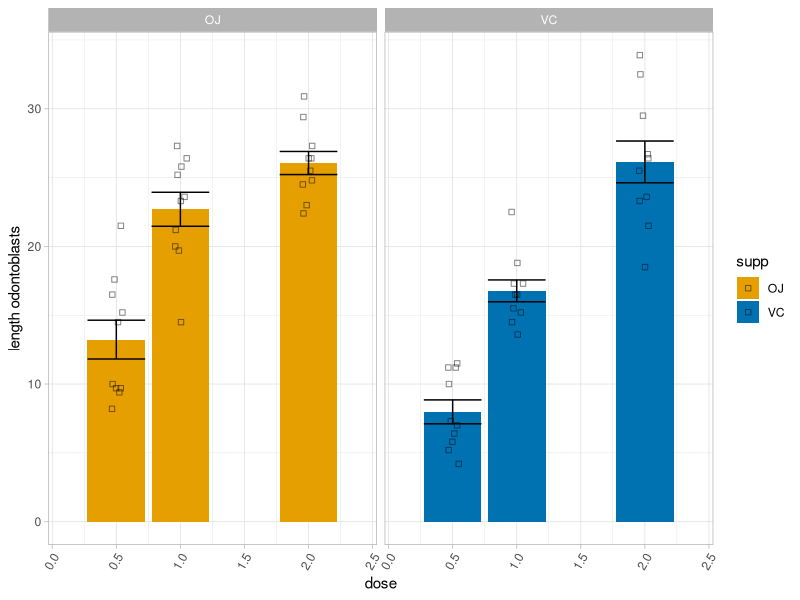

Write the R code that produced this figure.


#March 8, 2023 test1 PLPA6820

library(ggplot2)
library(tidyr)
cbbPalette <- c("#000000", "#E69F00", "#56B4E9", "#009E73", "#F0E442", "#0072B2", "#D55E00", "#CC79A7")


#Question 4
#Explain the following concepts of ggplot and give examples of each concept using code and 
#figures generated with ggplot using the data of your choosing. (layering, scales, themes, facet)
vertical <- ggplot(ToothGrowth, aes(x = dose , y = len, fill = supp))+
  stat_summary(fun=mean, geom = "bar")+
  stat_summary(fun.data = mean_se, geom = "errorbar")+
  ylab("length odontoblasts")+
  xlab("dose")+
  geom_point(position = position_jitterdodge(), shape = 0, alpha = 0.5)+
  scale_fill_manual(values = c("#E69F00","#0072B2"))+
  facet_wrap(~supp)+
  theme_light()
vertical + theme(axis.text.x = element_text(angle = 60, hjust = 1))

#Question 5
#Explain the differences and similarities between a vector, matrix, and dataframe.
#Demonstrate you know how to subset a dataframe in two ways using dataset‘ToothGrowth’ with the prompts below:  
  #1Subset ToothGrowth to include rows such that supp is equal to VC
  #2Subset ToothGrowth to include rows such that supp is equal to VC and dose is equal to 0.5
  #3Subset ToothGrowth to include the values of len such that supp is equal to VC and dose is equal to 0.5

ToothGrowth
subse1<- ToothGrowth[ which(ToothGrowth$supp=='VC'), ]
subse2 <-ToothGrowth[ which(ToothGrowth$supp=='VC' & ToothGrowth$dose == 0.5), ]
subse3 <- subse2[1]

